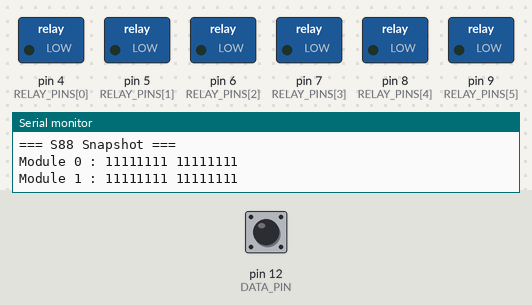
Recording of a sketch running on a simulated Arduino Uno, built with avr-gcc and run on an emulated ATmega328P. Parts: switched loads named in the sketch (green lamp = pin HIGH), the last lines printed to the serial monitor. Inputs (shaded band) come from the test bench; at power-on: pin 12 (DATA_PIN) HIGH. Pins used as bus, display or sensor lines are not drawn.

Above: at 1.4 s.
1.5 s: pin 12 (DATA_PIN) pulled LOW for 0.15 s
At 1.73 s:
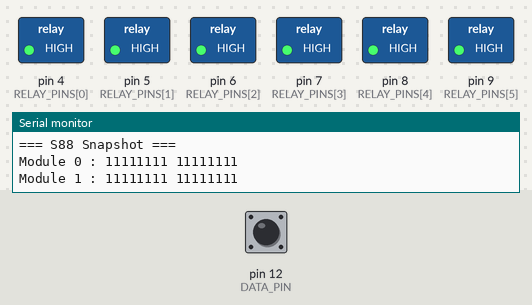
4.6 s: pin 12 (DATA_PIN) pulled LOW for 3.2 s
At 9.4 s:
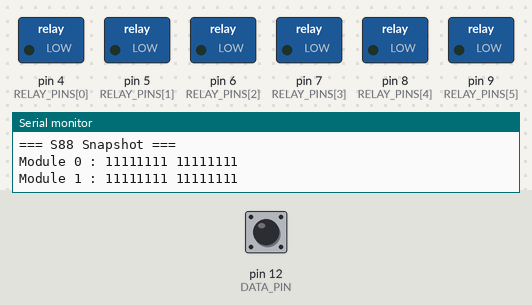
Timing chart, 0 to 10.9 s (numbered marks = the images above; inputs shaded):
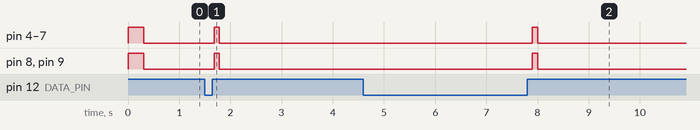

Measured:
- after the input at 1.5 s, pin 4 (RELAY_PINS[0]), pin 5 (RELAY_PINS[1]), pin 6 (RELAY_PINS[2]), pin 7 (RELAY_PINS[3]), pin 8 (RELAY_PINS[4]), pin 9 (RELAY_PINS[5]): LOW → HIGH after 0.18 s, → LOW 0.11 s later
- after the input at 4.6 s, pin 4 (RELAY_PINS[0]), pin 5 (RELAY_PINS[1]), pin 6 (RELAY_PINS[2]), pin 7 (RELAY_PINS[3]), pin 8 (RELAY_PINS[4]), pin 9 (RELAY_PINS[5]): LOW → HIGH after 3.3 s, → LOW 0.11 s later

The sketch:

read_S88_and_active_relay.ino
```cpp
/*
  S88 MASTER + 6 RELAYS + APPROACH HOLD + INTERLOCK
  --------------------------------------------------
  - Génère PS/CLOCK et lit DATA (bus s88)
  - Contrôle 6 relais de coupure de voie
  - Règles:
      (1) Si capteur enterIndex[k] == 1 => COUPER bloc k (train dedans)
      (2) Si capteur releaseIndex[k] passe 0->1 => RECONNECTER bloc k
      (3) APPROCHE PROTÉGÉE (option): si la zone aval n'est pas libre => couper dès l'approche
      (4) INTERLOCK: si plusieurs blocs partagent une zone conflictuelle, un seul à la fois
  - Polarité relais configurable (actif-bas par défaut)

  Câblage bus s88 vers le premier module:
    PS_PIN   -> PS / LOAD / LATCH (jaune)
    CLK_PIN  -> CLOCK (vert)
    DATA_PIN <- DATA (blanc)
    GND commun (brun)
    +5V du bus (orange) optionnel; NE PAS alimenter le bus depuis l'Arduino quand on sniffe.

  Auteur: ChatGPT pour Julie :)
*/

#include <Arduino.h>

// ================== PARAMÈTRES S88 ==================
const uint8_t PS_PIN   = 3;    // PS/LATCH (sortie)
const uint8_t CLK_PIN  = 2;    // CLOCK    (sortie)
const uint8_t DATA_PIN = 12;   // DATA     (entrée)

const uint8_t  BITS_PER_MODULE = 16;
const uint8_t  NUM_MODULES     = 2;                   // <-- adapte à ton installation
const uint16_t TOTAL_BITS      = (uint16_t)NUM_MODULES * BITS_PER_MODULE;

// Temporisations (µs) – commence large puis réduis si OK
const uint16_t T_PS_US    = 50;
const uint16_t T_SETUP_US = 50;
const uint16_t T_HIGH_US  = 50;
const uint16_t T_LOW_US   = 50;

// DATA inversée ?
const bool INVERT_DATA = false;

// ================== PARAMÈTRES RELAIS ==================
const uint8_t N_BLOCKS = 6;

// Pins Arduino utilisées pour les relais (à ADAPTER si besoin)
const uint8_t RELAY_PINS[N_BLOCKS] = { 4, 5, 6, 7, 8, 9 };

// Polarité des relais (beaucoup de modules sont actifs-bas)
const uint8_t RELAY_ACTIVE_LEVEL   = LOW;   // ACTIVE = LOW
const uint8_t RELAY_INACTIVE_LEVEL = HIGH;  // INACTIVE = HIGH

// ------------ MAPPING capteurs → blocs --------------
// enterIndex[k]   = capteur qui "entre" dans le bloc k -> coupe dès qu'il vaut 1
// releaseIndex[k] = capteur "suivant" -> reconnecte bloc k sur FRONT 0->1
// nextSensorForBlock[k] = capteur aval pour l'approche protégée (par défaut = releaseIndex[k])
uint16_t enterIndex[N_BLOCKS];
uint16_t releaseIndex[N_BLOCKS];
uint16_t nextSensorForBlock[N_BLOCKS];   // aval logique

// ================== INTERLOCK (anti-intersection) ==================
// Chaque bloc peut appartenir à un groupe de conflit: -1 = aucun; 0..MAX_GROUPS-1 = ID
// Exemple ci-dessous: blocs 2 et 3 partagent le groupe 0 (à adapter à ton réseau)
const uint8_t MAX_GROUPS = 4;            // augmente si tu as >4 zones conflictuelles
int8_t INTERLOCK_GROUP[N_BLOCKS] = { -1, -1, 0, 0, -1, -1 };
int8_t groupOwner[MAX_GROUPS];           // -1 = libre; sinon = index du bloc propriétaire

// ================== STOCKAGE LECTURE ==================
uint16_t moduleBits[NUM_MODULES];     // snapshot courant (16 bits / module)
uint16_t prevModuleBits[NUM_MODULES]; // snapshot précédent (pour fronts montants)

// ================== BAS NIVEAU S88 ==================
inline void pulsePS() {
  digitalWrite(PS_PIN, HIGH);
  delayMicroseconds(T_PS_US);
  digitalWrite(PS_PIN, LOW);
}
inline void clockHigh() { digitalWrite(CLK_PIN, HIGH); delayMicroseconds(T_HIGH_US); }
inline void clockLow()  { digitalWrite(CLK_PIN, LOW);  delayMicroseconds(T_LOW_US); }

inline uint8_t readDataBitRaw() {
  uint8_t b = digitalRead(DATA_PIN);
  return INVERT_DATA ? (uint8_t)!b : b;
}

// Helpers pour lire un bit à l'index aplati (0..TOTAL_BITS-1)
inline bool getBitFlat(const uint16_t bitsPerModule[], uint16_t flatIdx) {
  uint8_t m = flatIdx / BITS_PER_MODULE;
  uint8_t p = flatIdx % BITS_PER_MODULE;
  return (bitsPerModule[m] >> p) & 0x1;
}

// Lecture S88 : PS ↑, lire bit0, puis CLOCK↑/↓ pour bits suivants
void readS88() {
  for (uint8_t m = 0; m < NUM_MODULES; m++) moduleBits[m] = 0;

  pulsePS();
  delayMicroseconds(T_SETUP_US);

  // bit 0
  uint16_t bitIndex = 0;
  if (readDataBitRaw()) moduleBits[0] |= (1u << 0);
  bitIndex++;

  // bits 1..TOTAL_BITS-1
  while (bitIndex < TOTAL_BITS) {
    clockHigh();
    uint8_t val = readDataBitRaw();
    clockLow();

    uint8_t module = bitIndex / BITS_PER_MODULE; // 0..NUM_MODULES-1
    uint8_t pos    = bitIndex % BITS_PER_MODULE; // 0..15
    if (val) moduleBits[module] |= (1u << pos);

    bitIndex++;
  }
}

// ================== RELAIS ==================
inline void blockCut(uint8_t k)      { digitalWrite(RELAY_PINS[k], RELAY_ACTIVE_LEVEL);   }
inline void blockConnect(uint8_t k)  { digitalWrite(RELAY_PINS[k], RELAY_INACTIVE_LEVEL); }

// ================== APPROCHE & INTERLOCK ==================
inline bool isSensorActive(uint16_t s)  { return getBitFlat(moduleBits, s);     }
inline bool wasSensorActive(uint16_t s) { return getBitFlat(prevModuleBits, s); }

bool hasInterlockRight(uint8_t k) {
  int8_t g = INTERLOCK_GROUP[k];
  if (g < 0) return true;
  if (g >= (int8_t)MAX_GROUPS) return false;
  return (groupOwner[g] == -1 || groupOwner[g] == (int8_t)k);
}
void acquireInterlock(uint8_t k) {
  int8_t g = INTERLOCK_GROUP[k];
  if (g < 0 || g >= (int8_t)MAX_GROUPS) return;
  groupOwner[g] = k;
}
void releaseInterlock(uint8_t k) {
  int8_t g = INTERLOCK_GROUP[k];
  if (g < 0 || g >= (int8_t)MAX_GROUPS) return;
  if (groupOwner[g] == (int8_t)k) groupOwner[g] = -1;
}

// Option d'approche protégée (ON conseillé)
const bool ENABLE_APPROACH_HOLD = true;

// ================== LOGIQUE PRINCIPALE ==================
void updateBlocksFromSensors() {
  for (uint8_t k = 0; k < N_BLOCKS; k++) {
    const uint16_t e   = enterIndex[k];         // capteur d'entrée du bloc k
    const uint16_t r   = releaseIndex[k];       // capteur suivant (sortie de k)
    const uint16_t nxt = nextSensorForBlock[k]; // aval surveillé

    const bool enterNow  = isSensorActive(e);
    const bool enterPrev = wasSensorActive(e);
    const bool relNow    = isSensorActive(r);
    const bool relPrev   = wasSensorActive(r);

    // (0) APPROCHE PROTÉGÉE : si l'aval n'est pas libre, retenir avant d'entrer
    if (ENABLE_APPROACH_HOLD) {
      const bool avalLibre = !isSensorActive(nxt); // libre si capteur aval == 0
      if (enterNow && !relNow && !avalLibre) {
        blockCut(k);
        continue; // passe au bloc suivant
      }
    }

    // (1) ENTRÉE: couper dès que le bloc est occupé
    if (enterNow) {
      // Front montant sur e => tenter d'acquérir l'interlock
      if (!enterPrev) {
        if (hasInterlockRight(k)) {
          acquireInterlock(k);
        } else {
          blockCut(k);   // pas le droit -> retenir
          continue;
        }
      }
      blockCut(k);
    }

    // (2) SORTIE: reconnecter sur front montant de r (i+1)
    if (!relPrev && relNow) {
      blockConnect(k);
      releaseInterlock(k);
    }

    // (3) Sinon, ne rien changer (l'état courant du relais reste tel quel)
  }
}

// ================== DEBUG (option) ==================
void printBits16(uint16_t v) {
  for (int8_t i = 15; i >= 0; --i) {
    Serial.print((v & (1u << i)) ? '1' : '0');
    if (i == 8) Serial.print(' ');
  }
}
void dumpS88() {
  Serial.println(F("=== S88 Snapshot ==="));
  for (uint8_t m = 0; m < NUM_MODULES; m++) {
    Serial.print(F("Module "));
    Serial.print(m);
    Serial.print(F(" : "));
    printBits16(moduleBits[m]);
    Serial.println();
  }
  Serial.println();
}

// ================== SETUP / LOOP ==================
void setup() {
  // S88
  pinMode(PS_PIN,  OUTPUT);
  pinMode(CLK_PIN, OUTPUT);
  pinMode(DATA_PIN, INPUT_PULLUP);
  digitalWrite(PS_PIN, LOW);
  digitalWrite(CLK_PIN, LOW);

  // Relais
  for (uint8_t k = 0; k < N_BLOCKS; k++) {
    pinMode(RELAY_PINS[k], OUTPUT);
    digitalWrite(RELAY_PINS[k], RELAY_INACTIVE_LEVEL); // sécurité: alimenté (reconnecté) au boot
  }

  // Mapping par défaut: blocs 0..5 gérés par bits 0..5 pour entrer, 1..6 pour release
  // => A ADAPTER à ton plan réel !
  for (uint8_t k = 0; k < N_BLOCKS; k++) {
    enterIndex[k]         = (k)         % TOTAL_BITS;
    releaseIndex[k]       = (k + 1)     % TOTAL_BITS;  // "i+1"
    nextSensorForBlock[k] = releaseIndex[k];           // aval = i+1
  }

  // Interlock: tout libre au départ
  for (uint8_t g = 0; g < MAX_GROUPS; g++) groupOwner[g] = -1;

  // Snapshots
  for (uint8_t m = 0; m < NUM_MODULES; m++) {
    moduleBits[m]     = 0;
    prevModuleBits[m] = 0;
  }

  Serial.begin(115200);
  delay(200);
  Serial.println(F("S88 Master + Relays + Approach + Interlock prêt."));
}

void loop() {
  // Sauvegarder l'ancien snapshot
  for (uint8_t m = 0; m < NUM_MODULES; m++) prevModuleBits[m] = moduleBits[m];

  // Lire le bus s88
  readS88();

  // Appliquer la logique blocs (coupe/reconnecte + interlock + approche)
  updateBlocksFromSensors();

  // Debug (optionnel)
  dumpS88();

  delay(100); // cadence de supervision (ajuste si besoin)
}
```
